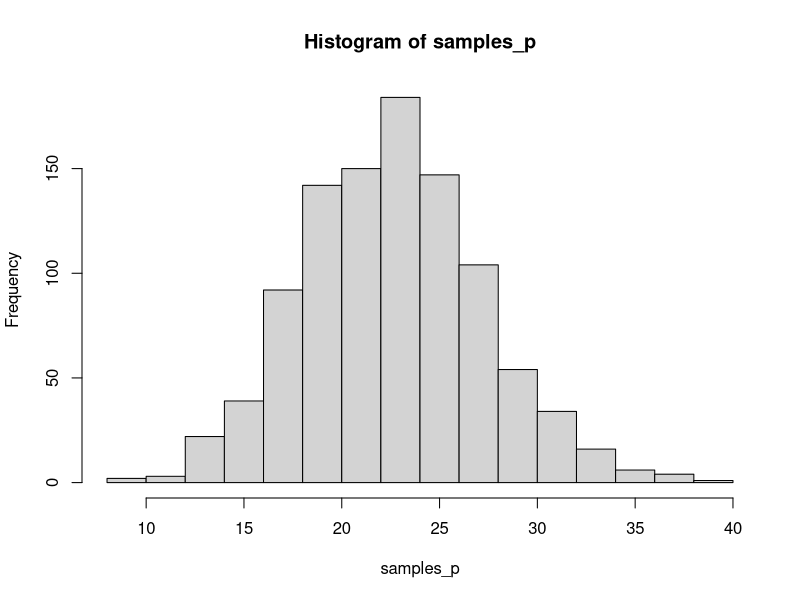
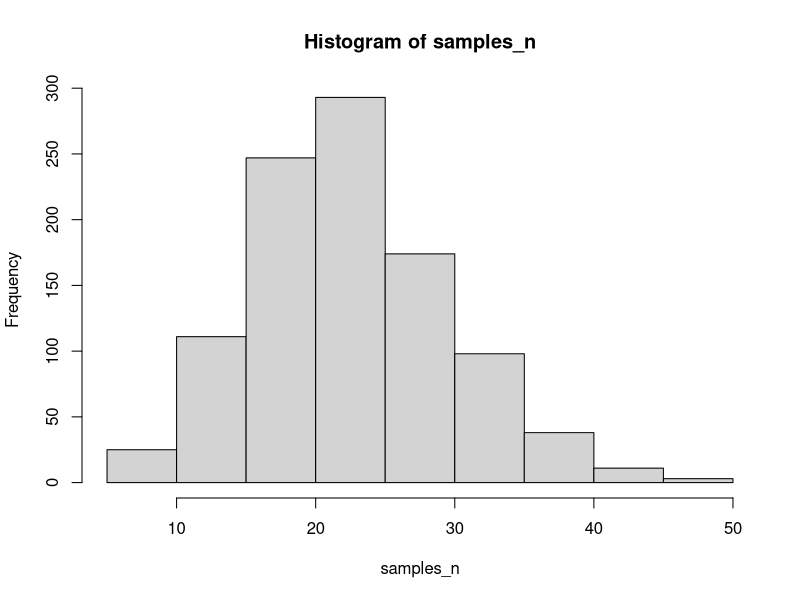
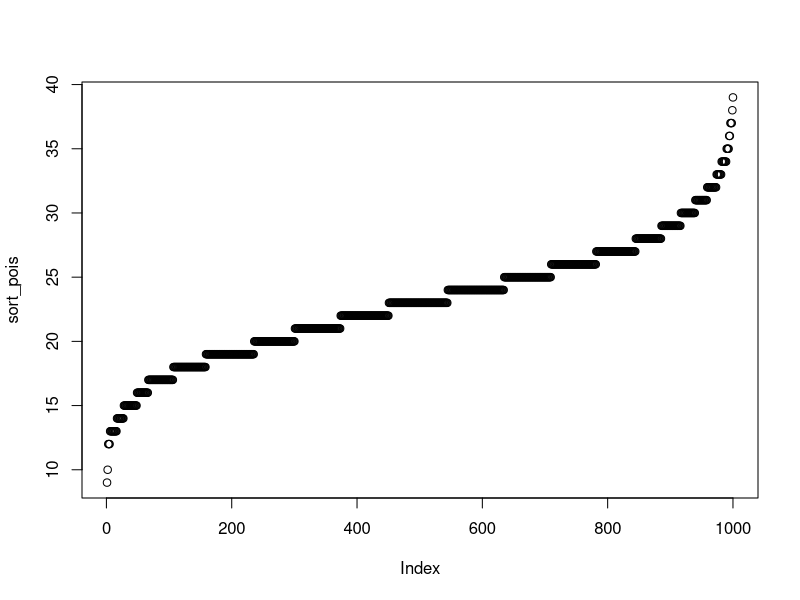
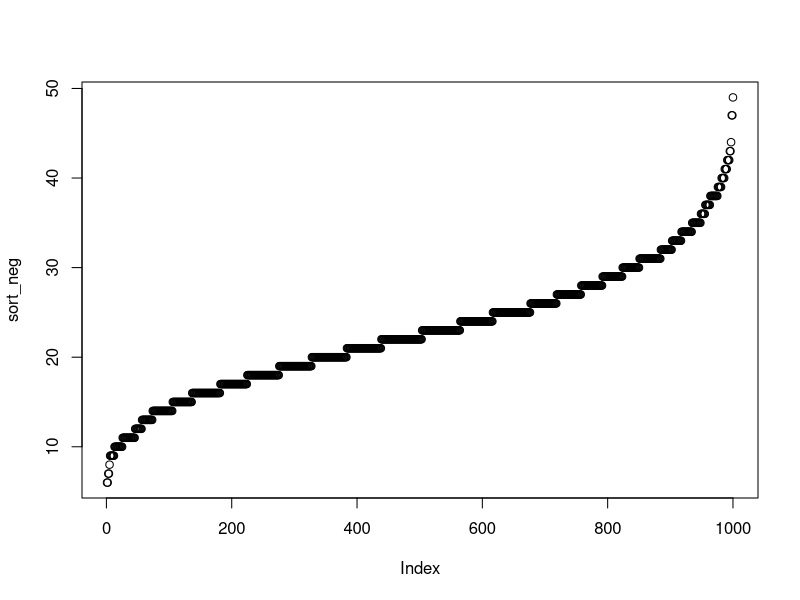
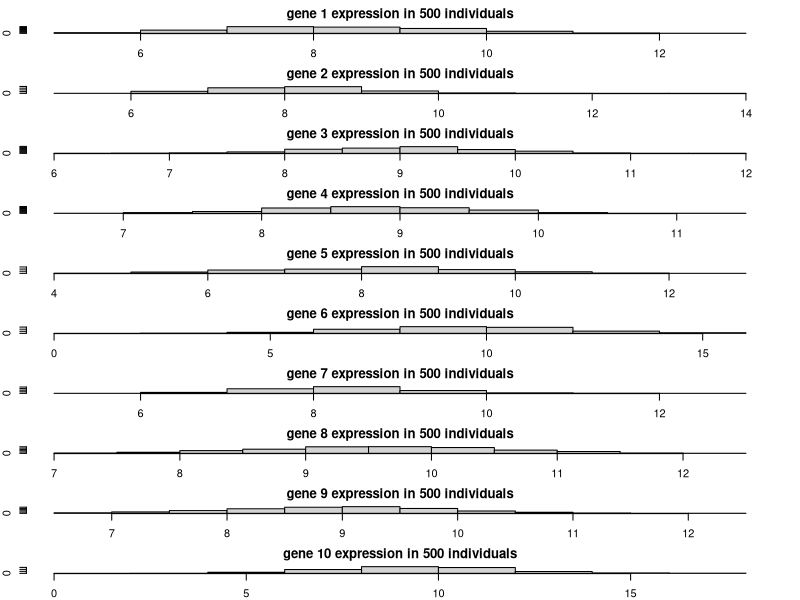
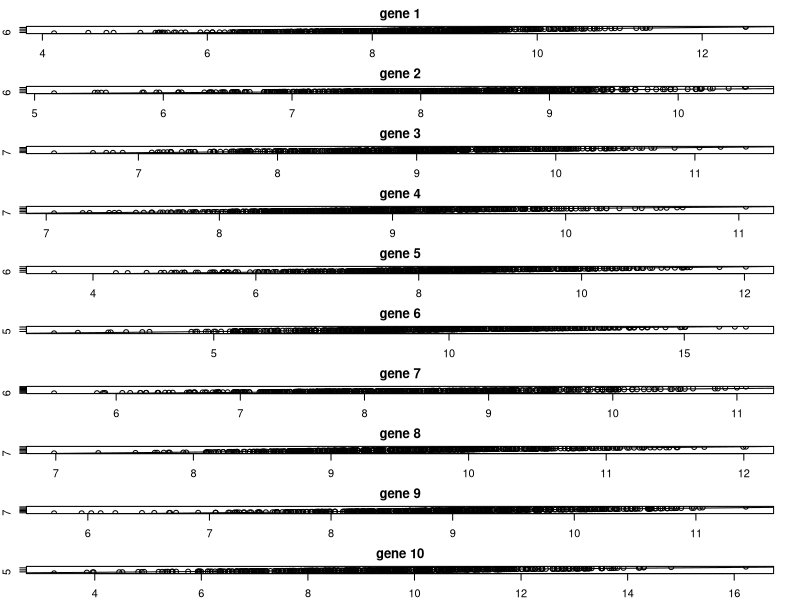
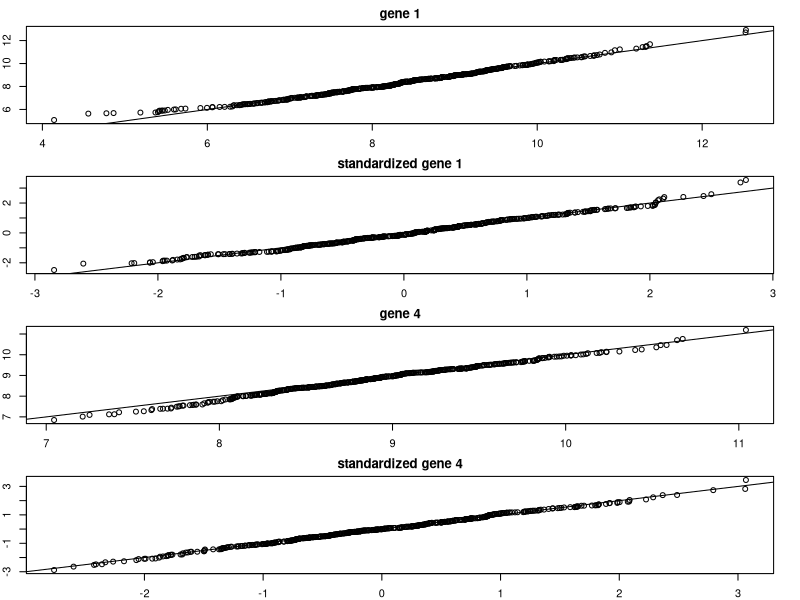
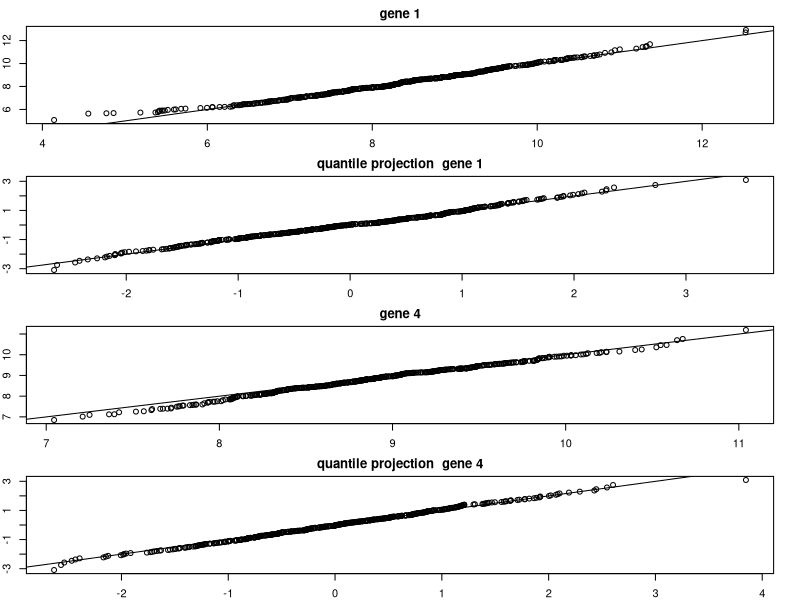

Here is the R script that generated these plots, in order: (Note: this script raises an error after producing the figures.)
## HW 1
## Colbert Sesanker, CBB 540

### Question 1
## 1 a
n <- 1000
samples_p <- rpois(n, 23)
hist(samples_p)
above <- function(X) 
{
if (50 < X) return(TRUE) else return(FALSE)
}
below <- function(X) 
{
if (X < 10) return(TRUE) else return(FALSE)
}
length(Filter(above,samples_p)) # got 0
length(Filter(below,samples_p)) # got 2
var(samples_p) # got 21.24

## 1 b
n <- 1000
samples_n <- rnbinom(n, 23, .5)
hist(samples_n)
length(Filter(above, samples_n)) # got 1
length(Filter(below, samples_n)) # got 8, bigger than pois
var(samples_n) # got 45.23, bigger than pois
## 1 c
sort_pois <- sort(samples_p)
sort_neg <- sort(samples_n)
plot(sort_pois)
"
poission makes a regular sideways S curve
"
plot(sort_neg)
"
same shape as pois, but takes on large and small
values more often

"
## Question 2 on paper

### Question 3
## a
genes <- as.matrix(read.table("hw1_genes.txt", sep=" "))
num_genes <- dim(genes)[2]
op <- par(mfrow=c(num_genes,1))
par(mar = rep(2, 4)) # resize margins to fit plots
for (i in 1:num_genes) {
  gene <- genes[ ,i]
  hist(gene, main=paste("gene", i, "expression in 500 individuals" ))
}
"
genes 1,2,6,7 look off from normal, 4,5 look close to normal
"
## 3 b
# Calculate means and variances for each gene:
mean <- c(); sd <- c(); 
for (i in 1:num_genes) {
  gene <- genes[ ,i]
  mean[i] <- mean(gene)
  sd[i] <- sd(gene)
}
# draw 10 samples of 500 from normal
norm_sample <- array(0, dim = c(10,500))
for (i in 1:10) {
  norm_sample[i, ] <- rnorm(500, mean[i], sd[i])
}  
# qqplot
op <- par(mfrow=c(num_genes,1))
par(mar = rep(2, 4))
for (i in 1:num_genes) {
  qqplot(norm_sample[i, ], genes[ ,i], main=paste("gene", i))
  abline(0,1)
}
"
qqplot yeilds same results as the intuitions from the histogram

"

## 3 c, standardize and compare 1 and 4
op <- par(mfrow=c(4,1))
for (i in c(1,4)) {
  st_gene <- (genes[ ,i] - mean[i])/ sd[i]
  qqplot(norm_sample[i, ], genes[ ,i], main=paste("gene", i)); abline(0,1)
  qqplot(rnorm(500, 0, 1), st_gene, main=paste("standardized gene", i)); abline(0,1)
}
"
standardization helped in some parts of gene one and made others worse
over all in seemed to allgin to the curve to y=x but did not significantly help outliers
"

## 3 d, standardize with qqnorm and compare 1 and 4
op <- par(mfrow=c(4,1))
for (i in c(1,4)) {
  std_gene <- qqnorm(genes[ ,i], plot.it = FALSE)
  std_gene <- unlist(std_gene[1])
  qqplot(norm_sample[i, ], genes[ ,i], main=paste("gene", i)); abline(0,1)
  qqplot(rnorm(500, mean(std_gene), sd(std_gene)), std_gene, main=paste("quantile projection  gene", i)); abline(0,1)
}

"
with quantile projection, the majority of the points lie on the line y=x save some outliers 
it does not help with extreme outliers
"
## 3 e covariance
cv <- cov(genes) #
myImagePlot(cv)
"
genes 6,6 | 5,5 | 1,3| and 10,10 covary / have high variance
"
## 3 f correlation
cr <- cor(genes) #
myImagePlot(cr)
"
genes  1,4 | 1,2 | 3,4 | 6,7 and 6,8 are correlated the most
"
### Question 4 a
SNPs <- as.matrix(read.table("hw1_genotypes.txt", sep=" "))
assoc <- array(0, dim = c(10,5))
for (i in 1:10) {
 for(j in 1:5) {
   s <- summary(lm(genes[ ,i] ~ SNPs[ ,j]))$fstatistic # extract p-value from model
   p_value <- pf(s[1],s[2],s[3],lower.tail=F)
   if (p_value <= .05) { # Check for significance at the 5% level
     assoc[i,j] = p_value # assoc matrix has the p-value for associated gene-snps and 0 otherwise
   }
 }
} 
# assoc matrix genes vs. SNPs association: SNPs on columns genes on rows
" 
 assoc
             [,1]         [,2]         [,3]        [,4]        [,5] 
 [1,] 0.000000000 1.858672e-09 1.901004e-03 0.000000000 0.000000000
 [2,] 0.000000000 4.372846e-02 0.000000e+00 0.000000000 0.000000000
 [3,] 0.000000000 2.031232e-22 2.317863e-03 0.000000000 0.000000000
 [4,] 0.000000000 8.432365e-07 4.073885e-10 0.000000000 0.000000000
 [5,] 0.007742018 0.000000e+00 0.000000e+00 0.000654598 0.000000000
 [6,] 0.000000000 0.000000e+00 0.000000e+00 0.000000000 0.000000000
 [7,] 0.000000000 0.000000e+00 0.000000e+00 0.000000000 0.000000000
 [8,] 0.000000000 0.000000e+00 0.000000e+00 0.000000000 0.000000000
 [9,] 0.000000000 0.000000e+00 0.000000e+00 0.000000000 0.000000000
[10,] 0.000000000 0.000000e+00 0.000000e+00 0.000000000 0.005109664

}

we see gene-SNPs (respectively): 1,2| 1,3| 2,2| 2,3| 3,2 | 3,3 | 4,2 |4,3| 5,1| 5,4 | 10,5 
are associated
"
## Question 4b
png(file="gene-SNP association",width=256,height=512,res=72)
op <- par(mfrow=c(2,1))
plot(SNPs[ ,3], genes[ ,4]); abline(lm(genes[ ,4] ~ SNPs[ ,3])) # associated
plot(SNPs[ , 1], genes[ ,1]); abline(lm(genes[ ,1] ~ SNPs[ ,1])) # not associated
dev.off()
## Question 4c
RSS1  <- summary(lm(genes[ ,4] ~ SNPs[ ,3]))$sigma # RSS: .667
RSS2  <- summary(lm(genes[ ,1] ~ SNPs[ ,1]))$sigma # RSS: 1.30195
r_sq1 <- summary(lm(genes[ ,4] ~ SNPs[ ,3]))$r.squared # r^2: .0755
r_sq2 <- summary(lm(genes[ ,1] ~ SNPs[ ,1]))$r.squared #r^2: .0015
